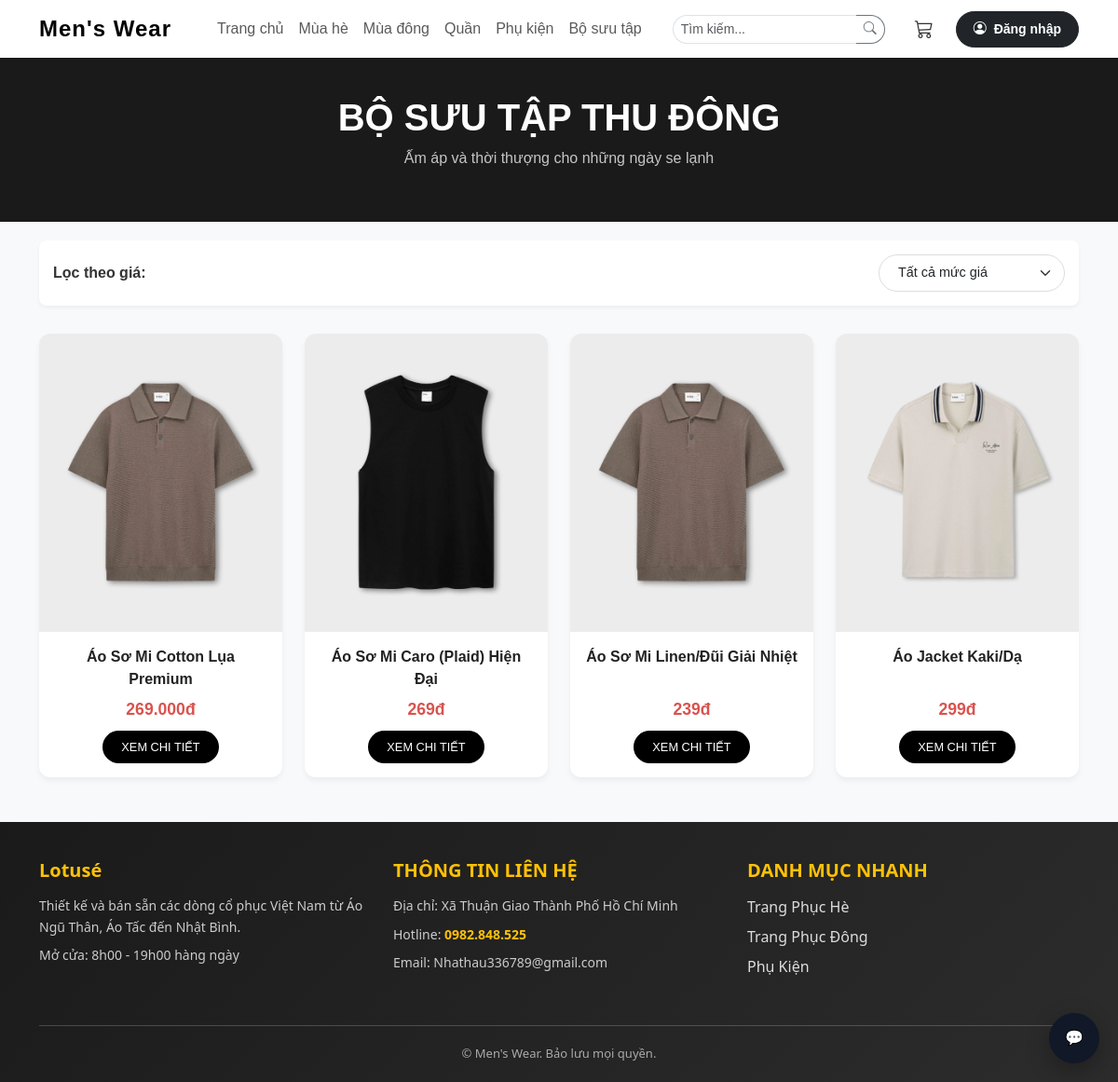
Screenshot of /TrangPhuc_Dong.php with the database file from the repository.
### tables this page shows
CREATE TABLE `sanpham` (
  `MaSP` int(11) NOT NULL,
  `TenSP` varchar(200) NOT NULL,
  `MaDM` int(11) NOT NULL,
  `MaNCC` int(11) NOT NULL,
  `MoTaChiTiet` text DEFAULT NULL,
  `GiaGoc` decimal(10,2) DEFAULT NULL CHECK (`GiaGoc` > 0),
  `GiaBan` decimal(10,2) DEFAULT NULL CHECK (`GiaBan` > 0),
  `AnhDaiDien` varchar(255) DEFAULT NULL,
  `NgayCapNhat` datetime DEFAULT current_timestamp() ON UPDATE current_timestamp(),
  `LuotTym` int(11) DEFAULT 0
);

### TrangPhuc_Dong.php (the view, shortened to what this page needs)
<?php
include __DIR__ . "/Trang_Chu_Includes/connect_db.inc";
mysqli_set_charset($conn, 'utf8mb4');
$filter_price = isset($_GET['price_range']) ? $_GET['price_range'] : 'all';
$maDM = 2;
$where_clause = "WHERE MaDM = $maDM";
$sqlSP = "SELECT MaSP, TenSP, GiaBan, AnhDaiDien
          FROM sanpham $where_clause
          ORDER BY NgayCapNhat DESC";
$result = mysqli_query($conn, $sqlSP);
?>
<!DOCTYPE html>
<html lang="vi">
<head>
<link href="https://cdn.jsdelivr.net/npm/bootstrap@5.3.2/dist/css/bootstrap.min.css" rel="stylesheet">
</head>
<body>
<?php if(file_exists(__DIR__ . "/Trang_Chu_Includes/Header.php")) include __DIR__ . "/Trang_Chu_Includes/Header.php"; ?>
<div class="category-banner">
    <h1 class="text-uppercase fw-bold m-0">Bộ Sưu Tập Thu Đông</h1>
    <p class="mt-2 opacity-75">Ấm áp và thời thượng cho những ngày se lạnh</p>
</div>
<div class="container mb-5">
<div class="filter-section d-flex justify-content-between align-items-center flex-wrap">
    <div><strong>Lọc theo giá:</strong></div>
    <form method="GET">
        <select name="price_range" class="form-select form-select-vstyle" onchange="this.form.submit()">
            <option value="all" <?= $filter_price=='all'?'selected':'' ?>>Tất cả mức giá</option>
        </select>
    </form>
</div>
<div class="row g-4">
<?php
if ($result && mysqli_num_rows($result) > 0):
while ($row = mysqli_fetch_assoc($result)):
$path_anh = "img/no-image.jpg";
$found = false;
if (!$found && is_dir(__DIR__ . "/uploads")) {
    foreach (scandir(__DIR__ . "/uploads") as $file) {
        if ($file == "." || $file == "..") continue;
        if (strpos($file, (string)$row['MaSP']) !== false) {
            $path_anh = "uploads/" . $file;
            break;
        }
    }
}
?>
<div class="col-6 col-md-4 col-lg-3">
    <div class="product-item">
        <a href="chitiet_sanpham.php?id=<?= $row['MaSP'] ?>">
            <img src="<?= htmlspecialchars($path_anh) ?>"
                 class="product-img"
                 alt="<?= htmlspecialchars($row['TenSP']) ?>"
                 onerror="this.src='img/no-image.jpg'">
        </a>
        <div class="product-info">
            <a href="chitiet_sanpham.php?id=<?= $row['MaSP'] ?>" class="product-name">
                <?= htmlspecialchars($row['TenSP']) ?>
            </a>
            <div class="product-price">
                <?= number_format($row['GiaBan'],0,',','.') ?>đ
            </div>
            <a href="chitiet_sanpham.php?id=<?= $row['MaSP'] ?>" class="btn btn-detail">
                XEM CHI TIẾT
            </a>
        </div>
    </div>
</div>
<?php endwhile; endif; ?>
</div>
</div>
<?php if(file_exists(__DIR__ . "/Trang_Chu_Includes/Footer.php")) include __DIR__ . "/Trang_Chu_Includes/Footer.php"; ?>
<?php include_once 'chatbot.php'; ?>
</body>
</html>

### TrangPhuc_Dong.php (style rules this page uses)
body { background-color: #f8f9fa; color: #333; }
.category-banner { background: #1a1a1a; color: #fff; padding: 40px 0; margin-bottom: 20px; text-align: center; }
.filter-section { background: #fff; padding: 15px; border-radius: 8px; margin-bottom: 30px; box-shadow: 0 2px 4px rgba(0,0,0,0.05); }
.form-select-vstyle { border-radius: 20px; border: 1px solid #ddd; padding: 8px 20px; font-size: 0.9rem; width: auto; min-width: 200px; }
.product-item { background: #fff; border-radius: 12px; transition: 0.3s; height: 100%; box-shadow: 0 4px 6px rgba(0,0,0,0.05); overflow: hidden; }
.product-img { width: 100%; height: 320px; object-fit: cover; }
.product-info { padding: 15px; text-align: center; }
.product-name { font-size: 1rem; font-weight: 600; color: #222; text-decoration: none; height: 45px; display: block; overflow: hidden; }
.product-price { color: #d9534f; font-weight: 700; font-size: 1.1rem; margin: 10px 0; }
.btn-detail { background: #000; color: #fff; border-radius: 20px; font-size: 0.8rem; border: none; padding: 8px 20px; }

### chatbot.php (style rules this page uses)
body { font-family:Arial,sans-serif }

### rows the page displays
sanpham: TenSP "Áo Sơ Mi Cotton Lụa Premium", GiaBan "269.000"
sanpham: shows a picture, TenSP "Áo Sơ Mi Caro (Plaid) Hiện Đại", GiaBan "269"
sanpham: TenSP "Áo Sơ Mi Linen/Đũi Giải Nhiệt", GiaBan "239"
sanpham: shows a picture, TenSP "Áo Jacket Kaki/Dạ", GiaBan "299"
